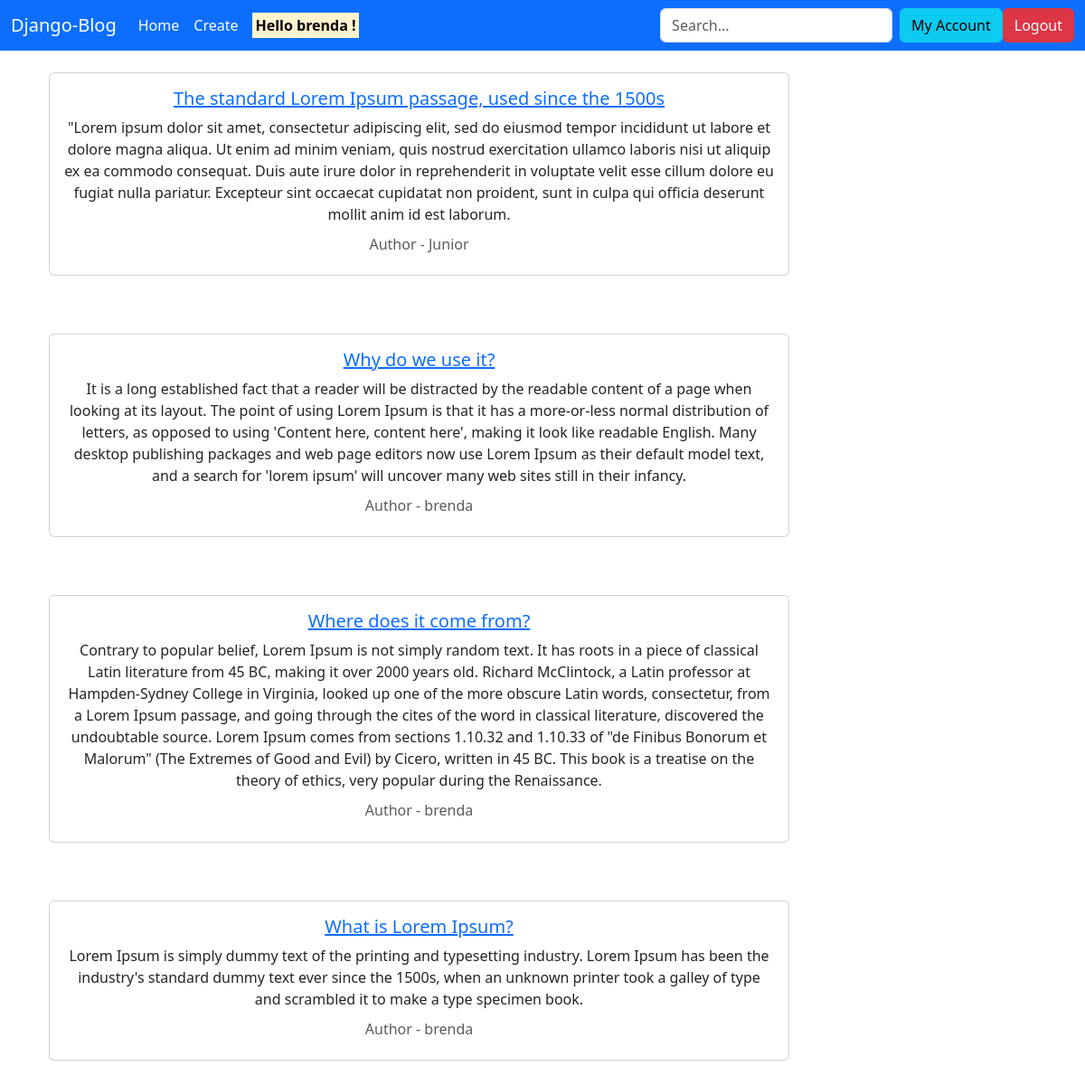
The app's page / (signed in) with its own data.
### base/models.py (models this page shows, shortened)
class Post(models.Model):
    title = models.CharField(max_length=100)
    body = models.TextField()
    author = models.ForeignKey(User, on_delete=models.CASCADE)
    created = models.DateTimeField(auto_now_add=True)
    updated = models.DateTimeField(auto_now=True)
    class Meta:
        ordering = ['-created']

### base/views.py (the view)
# urls.py: path('', views.index, name='index'),
def index(request):
    posts = searchPost(request)
    context = {'posts': posts}
    return render(request, 'index.html', context)

### base/views.py (called while the page is built)
def searchPost(request):
    post_search = ""
    if request.GET.get('search'):
        post_search = request.GET.get('search')
    posts = Post.objects.filter(
        Q(title__icontains=post_search) | Q(body__icontains=post_search))
    return posts

### templates/index.html (shortened to what this page needs)
{% extends './base.html' %} {% block tittle %} Home Page {% endblock tittle %}
{% block content %} {% for post in posts %}
<div class="container text-center p-4">
  <div class="row align-items-start">
    <div class="col">
      <div class="card w-75 mb-3 col-6">
        <div class="card-body">
            <a href="{% url 'post_detail' post.id %}"><h5 class="card-link">{{ post.title }}</a></h5>
          <p class="card-text">{{post.body}}</p>
          <h6 class="card-subtitle mb-2 text-body-secondary">
            Author - {{ post.author }}
          </h6>
        </div>
      </div>
    </div>
  </div>
</div>
{% endfor %} {% endblock content %}

### templates/navbar.html (shortened to what this page needs)
<nav class="navbar navbar-expand-lg navbar-dark bg-primary">
  <div class="container-fluid">
    <a class="navbar-brand" href="{% url 'index' %}">Django-Blog</a>
    <div class="collapse navbar-collapse" id="navbarColor01">
      <ul class="navbar-nav me-auto">
        <li class="nav-item">
          <a class="nav-link active" href="{% url 'index' %}"
            >Home
          </a>
        </li>
        {% if request.user.is_authenticated %}
        <li class="nav-item">
          <a class="nav-link active" href="{% url 'create_post' %}">Create</a>
        </li>
        <li class="nav-item">
          <a class="nav-link" href="{% url 'index' %}">
            <strong><mark> Hello {{ request.user.username}} !</mark></strong>
          </a>
        </li>
        {% endif %}
      </ul>
      <form class="d-flex" action="" method="GET">
        <input
          class="form-control me-sm-2"
          type="search"
          name="search"
          placeholder="Search..."
        />
      </form>
      {% if request.user.is_authenticated %}
      <a href="{% url 'my_account' %}"
        ><button type="button" class="btn btn-info">My Account</button></a
      >
      <a href="{% url 'logout' %}"
        ><button type="button" class="btn btn-danger">Logout</button></a
      >
      {% endif %}
    </div>
  </div>
</nav>

### records on screen
Post: title "The standard Lorem Ipsum passage, used since the 1500s", body "\"Lorem ipsum dolor sit amet, consectetur adipiscing elit, sed do eiusmod tempor incididunt ut labore et dolore magna aliqua. Ut enim ad minim veniam, quis nostrud exercitation ullamco laboris nisi ut aliquip ex ea commodo consequat. Duis aute irure dolor in reprehenderit in voluptate velit esse cillum dolore eu fugiat nulla pariatur. Excepteur sint occaecat cupidatat non proident, sunt in culpa qui officia deserunt mollit anim id est laborum.", author "Junior"
Post: title "Why do we use it?", body "It is a long established fact that a reader will be distracted by the readable content of a page when looking at its layout. The point of using Lorem Ipsum is that it has a more-or-less normal distribution of letters, as opposed to using 'Content here, content here', making it look like readable English. Many desktop publishing packages and web page editors now use Lorem Ipsum as their default model text, and a search for 'lorem ipsum' will uncover many web sites still in their infancy.", author "brenda"
Post: title "Where does it come from?", body "Contrary to popular belief, Lorem Ipsum is not simply random text. It has roots in a piece of classical Latin literature from 45 BC, making it over 2000 years old. Richard McClintock, a Latin professor at Hampden-Sydney College in Virginia, looked up one of the more obscure Latin words, consectetur, from a Lorem Ipsum passage, and going through the cites of the word in classical literature, discovered the undoubtable source. Lorem Ipsum comes from sections 1.10.32 and 1.10.33 of \"de Finibus Bonorum et Malorum\" (The Extremes of Good and Evil) by Cicero, written in 45 BC. This book is a treatise on the theory of ethics, very popular during the Renaissance.", author "brenda"
Post: title "What is Lorem Ipsum?", body "Lorem Ipsum is simply dummy text of the printing and typesetting industry. Lorem Ipsum has been the industry's standard dummy text ever since the 1500s, when an unknown printer took a galley of type and scrambled it to make a type specimen book.", author "brenda"

### other values on screen
{{ request.user.username }} "brenda"
